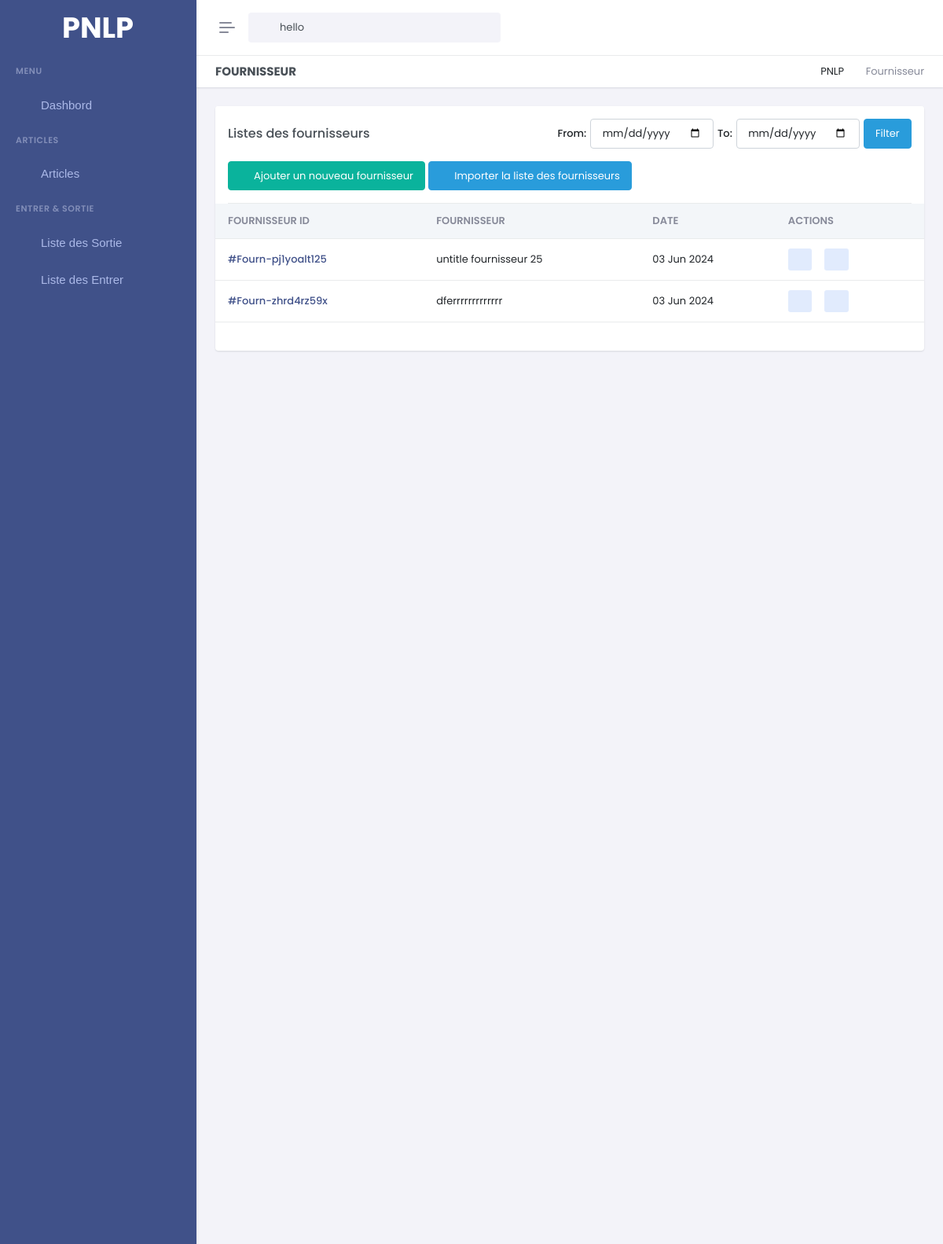
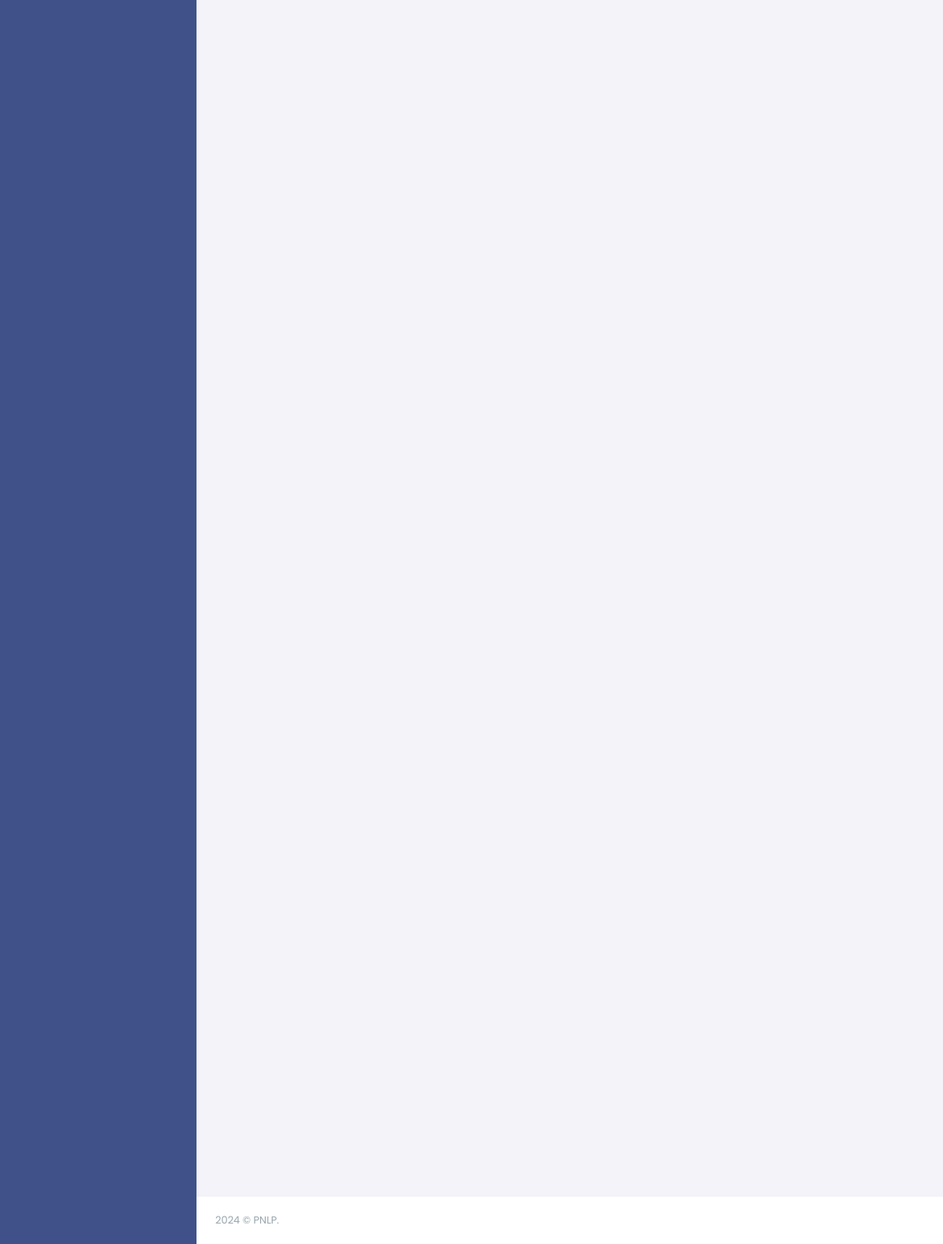
Page /fournisseur/ on the committed database (2 pictures, top to bottom).
### gestion/models.py (models this page shows, shortened)
class Fournisseur(models.Model):
    fid = ShortUUIDField(unique=True, length=10, max_length= 20 , alphabet='abcdefghijklmnopqrstuvwxyz1234567890' , editable=False,  prefix='Fourn-')
    title = models.CharField(max_length=100, default='untitle fournisseur')
    date = models.DateTimeField(auto_now_add=True)

### gestion/views.py (the view)
# urls.py: path('fournisseur/',Four_list, name='fourn'),
def Four_list(request):
    start_date = request.GET.get('start-date')
    end_date = request.GET.get('end-date')
    fournisseurs = Fournisseur.objects.all()
    if start_date:
        start_date = parse_date(start_date)
        if start_date:
            fournisseurs = fournisseurs.filter(date__gte=start_date)
    if end_date:
        end_date = parse_date(end_date)
        if end_date:
            fournisseurs = fournisseurs.filter(date__lte=end_date)
    context={
        'start_date': start_date,
        'end_date': end_date,
        'start_date_i': start_date.strftime('%Y-%m-%d') if start_date else None,
        'end_date_i': end_date.strftime('%Y-%m-%d') if end_date else None,
        'fournisseurs':fournisseurs,
    }
    return render(request, 'pages/article/fournisseur.html', context)

### gestion/context_processor.py (called while the page is built)
def is_admin(user):
    try:
        admin_profile = AdminProfile.objects.get(user=user)
        return True
    except AdminProfile.DoesNotExist:
        return False

### templates/pages/article/fournisseur.html (shortened to what this page needs)
{% extends 'base/base.html' %} {% load static %} {% block 'content' %}
<div class="main-content">
  <div class="page-content">
    <div class="container-fluid">
      <div class="row">
        <div class="col-12">
          <div class="page-title-box d-sm-flex align-items-center justify-content-between bg-galaxy-transparent">
            <h4 class="mb-sm-0">Fournisseur</h4>
            <div class="page-title-right">
              <ol class="breadcrumb m-0">
                <li class="breadcrumb-item">
                  <a href="javascript: void(0);">PNLP</a>
                </li>
                <li class="breadcrumb-item active">Fournisseur</li>
              </ol>
            </div>
          </div>
        </div>
      </div>
      <div class="row">
        <div class="col-lg-12">
          <div class="card" id="orderList">
            <div class="card-header border-0">
              <div class="row align-items-center gy-3">
                <div class="col-sm">
                  <h5 class="card-title mb-0">Listes des fournisseurs</h5>
                </div>
                <div class="col-sm-auto">
                  <div class="flex-shrink-0">
                    <div class="dropdown card-header-dropdown">
                        <div class="date-range-picker">
                            <form method="get" class="d-flex" style="gap: 05px;justify-content: center;align-items: center;">
                                <label for="start-date" class="form-label m-0">From: </label>
                                <input type="date" id="start-date" class="form-control" name="start-date" value="{{ start_date_i }}">
                                <label for="end-date" class="form-label m-0">To: </label>
                                <input type="date" id="end-date" class="form-control" name="end-date" value="{{ end_date_i}}">
                                <button type="submit" id="submit-dates" class="btn btn-info">Filter</button>
                            </form>
                        </div>
                    </div>
                </div>
                </div>
                <div class="col-sm-auto">
                  <div class="d-flex gap-1 flex-wrap">
                    <button type="button" class="btn btn-success add-btn" data-bs-toggle="modal" id="create-btn"
                      data-bs-target="#showModal">
                      <i class="ri-add-line align-bottom me-1"></i> Ajouter un
                      nouveau fournisseur
                    </button>
                    <button type="button" class="btn btn-info"  id="dwnldBtn">
                      <i class="ri-file-download-line align-bottom me-1"></i>
                      Importer la liste des fournisseurs
                    </button>
                  </div>
                </div>
              </div>
            </div>
            <div class="card-body pt-0">
              <div>
                <div class="table-responsive table-card mb-1">
                  {% if fournisseurs %}
                  <table class="table table-nowrap align-middle" id="orderTable">
                    <thead class="text-muted table-light">
                      <tr class="text-uppercase">
                        <th data-sort="id">Fournisseur ID</th>
                        <th data-sort="customer_name">Fournisseur</th>
                        <th data-sort="date">Date</th>
                        <th>Actions</th>
                      </tr>
                    </thead>
                    <tbody class="list form-check-all">
                      {% for fournisseur in fournisseurs %}
                      <tr>
                        <td class="id">
                          <a href="" class="fw-medium link-primary">#{{fournisseur.fid}}</a>
                        </td>
                        <td class="customer_name">{{fournisseur.title}}</td>
                        <td class="date">{{fournisseur.date|date:"d M Y"}}</td>
                        <td>
                          <ul class="list-inline hstack gap-2 mb-0">
                            <li class="list-inline-item" data-bs-toggle="tooltip" data-bs-trigger="hover"
                              data-bs-placement="top" aria-label="Update {{fournisseur.title}}"
                              data-bs-original-title="Update {{fournisseur.title}}">
                              <a href="" class="d-inline-block btn btn-soft-secondary btn-sm dropdown" data-bs-toggle="modal"
                              data-bs-target="#updateOrder-{{fournisseur.fid}}">
                                <i class=" bx bx-pencil fs-16"></i>
                              </a>
                            </li>
                            <li class="list-inline-item" data-bs-toggle="tooltip" data-bs-trigger="hover"
                              data-bs-placement="top" aria-label="Delete {{fournisseur.title}}"
                              data-bs-original-title="Delete {{fournisseur.title}}">
                              <a href="" class="d-inline-block btn btn-soft-secondary btn-sm dropdown" data-bs-toggle="modal"
                                data-bs-target="#deleteOrder-{{fournisseur.fid}}">
                                <i class=" bx bx-trash fs-16"></i>
                              </a>
                            </li>
                          </ul>
                        </td>
                      </tr>
                      {% endfor %}
                    </tbody>
                  </table>
                  {% else %}
                  <center>
                    <h1>Aucun fournisseur n'as été trouver</h1>
                  </center>
                  {% endif %}
                </div>
              </div>
            </div>
          </div>
        </div>
      </div>
    </div>
  </div>
</div>
</div>
{% endblock %}

### rows in the picture
Fournisseur: fid "Fourn-pj1yoalt125", title "untitle fournisseur 25", date "03 Jun 2024"
Fournisseur: fid "Fourn-zhrd4rz59x", title "dferrrrrrrrrrrrr", date "03 Jun 2024"
